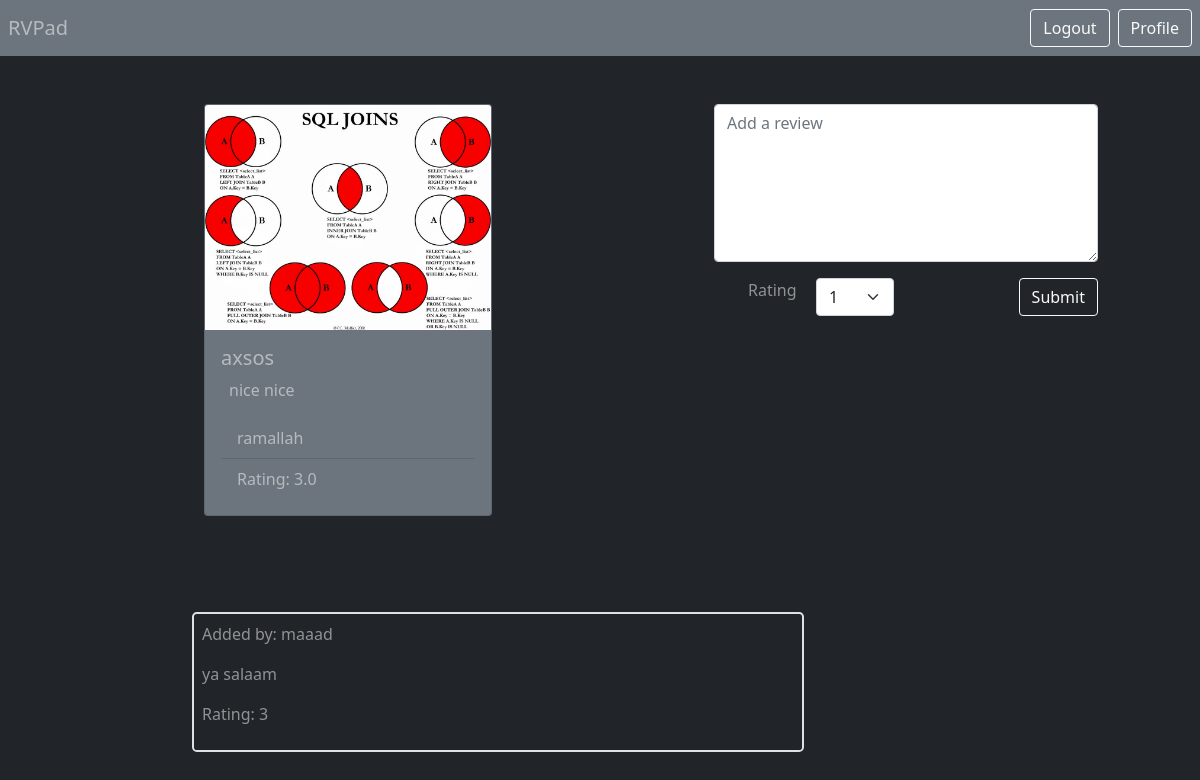
/rvpad/restaurants/4 (signed in), run on the app's committed database.
### rvpad_app/models.py (models this page shows, shortened)
class Restaurant(models.Model):
    name = models.CharField(max_length=255)
    description = models.TextField()
    location = models.CharField(max_length=255)
    image = models.ImageField(
        upload_to='images/', default='/static/imgs/no_image.png')
    posted_by = models.ForeignKey(
        User, related_name="restaurants", on_delete=models.CASCADE)
    created_at = models.DateTimeField(auto_now_add=True)
    updated_at = models.DateTimeField(auto_now=True)
    objects = RestaurantManager()

class Review(models.Model):
    text = models.TextField()
    rating = models.IntegerField()
    posted_by = models.ForeignKey(
        User, related_name="reviews", on_delete=models.CASCADE)
    reviewed_restaurant = models.ForeignKey(
        Restaurant, related_name="reviews", on_delete=models.CASCADE)
    created_at = models.DateTimeField(auto_now_add=True)
    updated_at = models.DateTimeField(auto_now=True)
    objects = ReviewManager()

### login_registration_app/models.py (models this page shows, shortened)
class User(models.Model):
    first_name = models.CharField(max_length=255)
    last_name = models.CharField(max_length=255)
    email = models.CharField(max_length=255)
    password = models.CharField(max_length=255)
    image = models.ImageField(
        upload_to='images/', default='/static/imgs/user.png')
    created_at = models.DateTimeField(auto_now_add=True)
    updated_at = models.DateTimeField(auto_now=True)
    objects = UserManager()

### rvpad_app/views.py (the view)
# urls.py: path('restaurants/<int:rest_id>', views.restaurant_details),
def restaurant_details(request, rest_id):
    if 'userid' in request.session:
        rest = Restaurant.objects.get(id=rest_id)
        reviews = rest.reviews.all()
        sum = 0
        for review in reviews:
            sum = sum+int(review.rating)
        if len(reviews) > 0:
            rating = round(sum/len(reviews), 1)
        else:
            rating = 'No ratings yet'
        context = {
            'rest': rest,
            'rating': rating
        }
        return render(request, 'rest_details.html', context)
    else:
        return redirect('/login_register')

### rvpad_app/templates/rest_details.html (shortened to what this page needs)
<!DOCTYPE html>
<html lang="en">
  <head>
    <link
      href="https://cdn.jsdelivr.net/npm/bootstrap@5.1.3/dist/css/bootstrap.min.css"
      rel="stylesheet"
    />
  </head>
  <body class="bg-dark text-white-50">
    <nav class="navbar navbar-light bg-secondary justify-content-between px-2">
      <a href="/" class="navbar-brand mr-8 text-white-50">RVPad</a>
      <a href="/logout" class="btn btn-outline-light my-2 my-sm-0 ms-auto me-2"
        >Logout</a
      >
      <a
        href="/rvpad/users/{{request.session.userid}}"
        class="btn btn-outline-light my-2 my-sm-0"
        >Profile</a
      >
    </nav>
    <div class="row mb-5">
      <div class="col-md-4 offset-md-2 col-12 mt-5">
        <div class="card bg-secondary" style="width: 18rem">
          <img src="{{rest.image.url}}" class="card-img-top" alt="..." />
          <div class="card-body">
            <div class="bg-secondary text-white-50">
              <h5 class="card-title">{{rest.name}}</h5>
            </div>
            <div class="card-text mx-2">
              <p>{{rest.description}}</p>
            </div>
            <ul class="list-group list-group-flush">
              <li class="list-group-item bg-secondary text-white-50">
                {{rest.location}}
              </li>
              <li class="list-group-item bg-secondary text-white-50">
                Rating: {{rating}}
              </li>
            </ul>
          </div>
        </div>
      </div>
      <div class="col-md-4 offset-md-1 col-8 mt-5">
        <form action="/rvpad/reviews/add/{{rest.id}}" method="post">
          <div class="mb-3">
            <textarea
              class="form-control"
              name="rev_text"
              placeholder="Add a review"
              id="exampleFormControlTextarea1"
              rows="6"
            ></textarea>
          </div>
          <div class="row">
            <div class="col">
              <div class="row">
                <div class="col-lg-4 offset-lg-2">
                  <label for="">Rating</label>
                </div>
                <div class="col-lg-6">
                  <select
                    id="rating"
                    class="form-select"
                    name="rating"
                    aria-label="Default select example"
                  >
                    <option value="1">1</option>
                  </select>
                </div>
              </div>
            </div>
            <div class="col">
              <button class="btn btn-outline-light float-end">Submit</button>
            </div>
          </div>
        </form>
      </div>
    </div>
    {%for review in rest.reviews.all%}
    <div class="row mb-3">
      <div class="col-md-6 mt-5 offset-md-2 border border-2 rounded-3 p-2">
        <p>Added by: {{review.posted_by.first_name}}</p>
        <p>{{review.text}}</p>
        <p>Rating: {{review.rating}}</p>
      </div>
    </div>
    {%endfor%}
  </body>
</html>

### data on the page
Restaurant: image (picture), name "axsos", description "nice nice", location "ramallah"
Review: posted_by.first_name "maaad", text "ya salaam", rating "3"

### other printed values
{{ rating }} "3.0"
